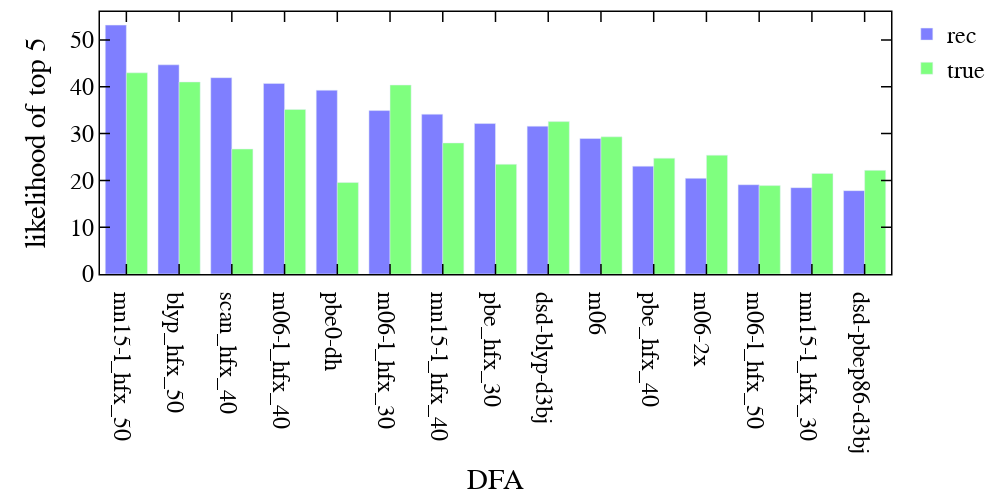

Here is the notebook cell this chart was saved with:
### Markdown cell above
##### likelihood of top 5 DFAs

### Code cell
### ----top-5----
cutoff = 15
top5_bfs = {}
for f in functionals:
    top5_bfs[f] = 0
for _, row in df_sel_top.iterrows():
    for f in row["best_fs"]:
        top5_bfs[f] += 1
true_top5_bfs = {}
for f in functionals:
    true_top5_bfs[f] = 0
for _, row in df_sel_top.iterrows():
    for f in row["true_best_fs"]:
        true_top5_bfs[f] += 1

for f in top5_bfs:
    top5_bfs[f] += true_top5_bfs[f]*0.01

from collections import Counter
bfs = dict(sorted(top5_bfs.items(), key=lambda item: item[1], reverse=True))
use_bfs_true = {}
for f in list(bfs.keys()):
    use_bfs_true[f] = true_top5_bfs[f]
data = [go.Bar(x=list(bfs.keys())[:cutoff],
               y=np.array(list(bfs.values()))[:cutoff]*600./np.sum(list(bfs.values())), name='rec', marker_color='rgba(0, 0, 255, 0.5)'),
        go.Bar(x=list(use_bfs_true.keys())[:cutoff],
               y=np.array(list(use_bfs_true.values()))[:cutoff]*600./np.sum(list(bfs.values())), name='true', marker_color='rgba(0, 255, 0, 0.5)'),
       ]
layout = go.Layout()
layout.update(glob_layout)
layout["xaxis"].update({'title': "DFA"})
layout["yaxis"].update({'title': "likelihood of top 5", })
layout.update(width=1000, height=500, boxmode='group')
fig = dict(data=data, layout=layout)
iplot(fig)

### Figure 1 — Plotly figure (JSON) as saved in the notebook; plotly's stock layout.template omitted (floating-point values rounded to 4 significant figures)
{"data": [{"marker": {"color": "rgba(0, 0, 255, 0.5)"}, "name": "rec", "type": "bar", "x": ["mn15-l_hfx_50", "blyp_hfx_50", "scan_hfx_40", "m06-l_hfx_40", "pbe0-dh", "m06-l_hfx_30", "mn15-l_hfx_40", "pbe_hfx_30", "dsd-blyp-d3bj", "m06", "pbe_hfx_40", "m06-2x", "m06-l_hfx_50", "mn15-l_hfx_30", "dsd-pbep86-d3bj"], "y": [53.19, 44.7, 41.96, 40.74, 39.28, 34.93, 34.15, 32.15, 31.59, 28.95, 23.05, 20.45, 19.08, 18.45, 17.81]}, {"marker": {"color": "rgba(0, 255, 0, 0.5)"}, "name": "true", "type": "bar", "x": ["mn15-l_hfx_50", "blyp_hfx_50", "scan_hfx_40", "m06-l_hfx_40", "pbe0-dh", "m06-l_hfx_30", "mn15-l_hfx_40", "pbe_hfx_30", "dsd-blyp-d3bj", "m06", "pbe_hfx_40", "m06-2x", "m06-l_hfx_50", "mn15-l_hfx_30", "dsd-pbep86-d3bj"], "y": [42.99, 41.04, 26.71, 35.17, 19.54, 40.39, 28.01, 23.45, 32.57, 29.31, 24.75, 25.4, 18.89, 21.5, 22.15]}], "layout": {"boxmode": "group", "font": {"color": "black", "family": "Helvetica", "size": 24}, "height": 500, "legend": {"orientation": "v"}, "margin": {"b": 100, "l": 100, "r": 10, "t": 10}, "paper_bgcolor": "rgba(255,255,255,100)", "plot_bgcolor": "white", "width": 1000, "xaxis": {"color": "black", "linecolor": "black", "linewidth": 1.5, "mirror": "allticks", "showgrid": false, "showline": true, "ticklen": 10, "ticks": "inside", "tickwidth": 1.5, "title": {"text": "DFA"}, "zeroline": false}, "yaxis": {"color": "black", "linecolor": "black", "linewidth": 1.5, "mirror": "allticks", "showgrid": false, "showline": true, "ticklen": 10, "ticks": "inside", "tickwidth": 1.5, "title": {"text": "likelihood of top 5"}, "zeroline": false}}}
